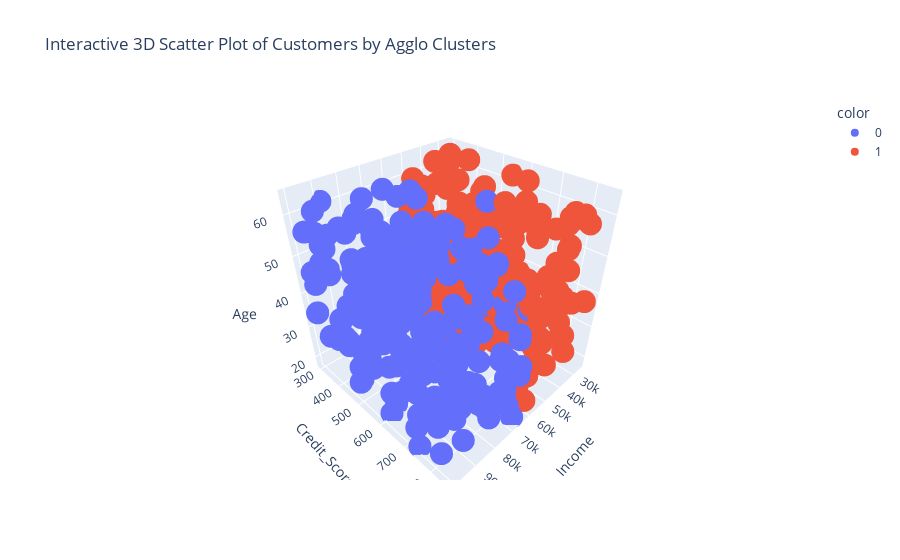

Here is the notebook cell this chart was saved with:
### Code cell
#unscaled
import plotly.express as px

# Define the columns for the 3D scatter plot
x_col = 'Income'
y_col = 'Credit_Score'
z_col = 'Age'

# Create an interactive 3D scatter plot using Plotly Express
fig = px.scatter_3d(df,
                    x=x_col,
                    y=y_col,
                    z=z_col,
                    color=df_encoded['Agglo'].astype(str), # Color points by Agglo cluster, explicitly as string for discrete colors
                    title='Interactive 3D Scatter Plot of Customers by Agglo Clusters')

fig.show()

### Figure 1 — Plotly figure (JSON) as saved in the notebook; plotly's stock layout.template omitted (floating-point values rounded to 4 significant figures; data arrays with more than 128 entries replaced by an {"elided": "..."} marker saying what was removed)
{"data": [{"hovertemplate": "color=0<br>Income=%{x}<br>Credit_Score=%{y}<br>Age=%{z}<extra></extra>", "legendgroup": "0", "marker": {"color": "#636efa", "symbol": "circle"}, "mode": "markers", "name": "0", "scene": "scene", "showlegend": true, "type": "scatter3d", "x": {"elided": "260 float values"}, "y": {"elided": "260 int values"}, "z": {"elided": "260 int values"}}, {"hovertemplate": "color=1<br>Income=%{x}<br>Credit_Score=%{y}<br>Age=%{z}<extra></extra>", "legendgroup": "1", "marker": {"color": "#EF553B", "symbol": "circle"}, "mode": "markers", "name": "1", "scene": "scene", "showlegend": true, "type": "scatter3d", "x": {"elided": "240 float values"}, "y": {"elided": "240 int values"}, "z": {"elided": "240 int values"}}], "layout": {"legend": {"title": {"text": "color"}, "tracegroupgap": 0}, "scene": {"domain": {"x": [0, 1], "y": [0, 1]}, "xaxis": {"title": {"text": "Income"}}, "yaxis": {"title": {"text": "Credit_Score"}}, "zaxis": {"title": {"text": "Age"}}}, "title": {"text": "Interactive 3D Scatter Plot of Customers by Agglo Clusters"}}}
